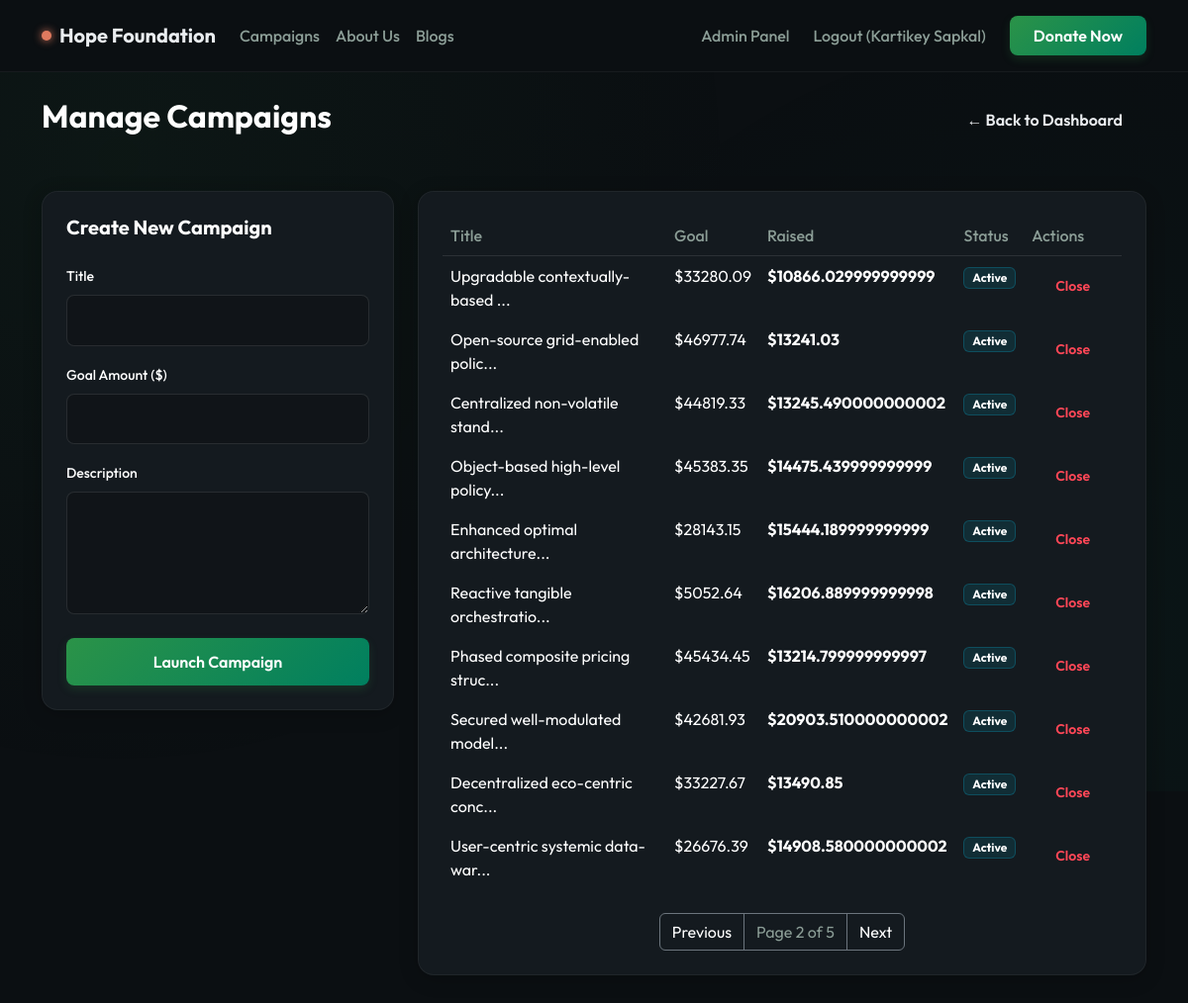
The app's page /admin/campaigns?page=2 (signed in) with its own data.
### models.py (models this page shows, shortened)
class Campaign(db.Model):
    id = db.Column(db.Integer, primary_key=True)
    title = db.Column(db.String(150), nullable=False)
    category = db.Column(db.String(50), default='General')
    image_url = db.Column(db.String(255), default='https://via.placeholder.com/600x400?text=Campaign')
    description = db.Column(db.Text, nullable=False)
    goal_amount = db.Column(db.Float, nullable=False)
    raised_amount = db.Column(db.Float, default=0.0)
    is_active = db.Column(db.Boolean, default=True)
    created_at = db.Column(db.DateTime, default=datetime.utcnow)

### routes/admin.py (the view, shortened to what this page needs)
    @app.route('/admin/campaigns', methods=['GET', 'POST'])
    @admin_required
    def admin_campaigns():
        page = request.args.get('page', 1, type=int)
        campaigns = Campaign.query.order_by(Campaign.created_at.desc()).paginate(page=page, per_page=10)
        return render_template('admin_campaigns.html', campaigns=campaigns.items, pagination=campaigns)

### utils.py (called while the page is built)
def admin_required(f):
    @wraps(f)
    def decorated_function(*args, **kwargs):
        if 'user_id' not in session or not session.get('is_admin'):
            flash('Administrator access required.', 'danger')
            return redirect(url_for('index'))
        return f(*args, **kwargs)
    return decorated_function

### templates/admin_campaigns.html
{% extends "base.html" %}
{% block content %}
<div class="d-flex justify-content-between align-items-center mb-5 mt-4">
    <h2 class="fw-bold text-white">Manage Campaigns</h2>
    <a href="{{ url_for('admin_dashboard') }}" class="btn btn-outline-glossy border-0">&larr; Back to Dashboard</a>
</div>
<div class="row g-4">
    <div class="col-lg-4">
        <div class="glossy-card p-4">
            <h5 class="fw-bold text-white mb-4">Create New Campaign</h5>
            <form method="POST">
                <div class="mb-3">
                    <label class="form-label text-white small fw-medium">Title</label>
                    <input type="text" name="title" class="form-control form-control-glossy" required>
                </div>
                <div class="mb-3">
                    <label class="form-label text-white small fw-medium">Goal Amount ($)</label>
                    <input type="number" name="goal_amount" class="form-control form-control-glossy" required>
                </div>
                <div class="mb-4">
                    <label class="form-label text-white small fw-medium">Description</label>
                    <textarea name="description" class="form-control form-control-glossy" rows="4" required></textarea>
                </div>
                <button type="submit" class="btn btn-primary-glossy w-100">Launch Campaign</button>
            </form>
        </div>
    </div>
    <div class="col-lg-8">
        <div class="glossy-card p-4">
            <div class="table-responsive">
                <table class="table table-dark table-borderless table-hover mb-0">
                    <thead style="border-bottom: 1px solid rgba(255,255,255,0.1);">
                        <tr>
                            <th class="text-muted fw-medium">Title</th>
                            <th class="text-muted fw-medium">Goal</th>
                            <th class="text-muted fw-medium">Raised</th>
                            <th class="text-muted fw-medium">Status</th>
                            <th class="text-muted fw-medium">Actions</th>
                        </tr>
                    </thead>
                    <tbody>
                        {% for c in campaigns %}
                        <tr>
                            <td>{{ c.title[:30] }}...</td>
                            <td>${{ c.goal_amount }}</td>
                            <td class="fw-bold" style="color: var(--accent-blue);">${{ c.raised_amount }}</td>
                            <td>
                                {% if c.is_active %}
                                    <span class="badge" style="background: rgba(0, 209, 255, 0.1); color: var(--accent-blue); border: 1px solid rgba(0, 209, 255, 0.2);">Active</span>
                                {% else %}
                                    <span class="badge" style="background: rgba(255, 255, 255, 0.1); color: #fff; border: 1px solid rgba(255, 255, 255, 0.2);">Closed</span>
                                {% endif %}
                            </td>
                            <td>
                                {% if c.is_active %}
                                    <a href="{{ url_for('close_campaign', id=c.id) }}" class="btn btn-sm btn-outline-glossy border-0" style="color: #ff4757;">Close</a>
                                {% endif %}
                            </td>
                        </tr>
                        {% endfor %}
                    </tbody>
                </table>
            </div>
            {% if pagination.pages > 1 %}
            <nav class="mt-4">
                <ul class="pagination justify-content-center mb-0">
                    {% if pagination.has_prev %}
                        <li class="page-item"><a class="page-link bg-transparent text-white border-secondary" href="{{ url_for(request.endpoint, page=pagination.prev_num) }}">Previous</a></li>
                    {% endif %}
                    <li class="page-item disabled"><span class="page-link bg-transparent text-muted border-secondary">Page {{ pagination.page }} of {{ pagination.pages }}</span></li>
                    {% if pagination.has_next %}
                        <li class="page-item"><a class="page-link bg-transparent text-white border-secondary" href="{{ url_for(request.endpoint, page=pagination.next_num) }}">Next</a></li>
                    {% endif %}
                </ul>
            </nav>
            {% endif %}
        </div>
    </div>
</div>
{% endblock %}

### static/style.css (style rules this page uses)
:root { --bg-main: #0B0F12; --bg-card: #141A1F; --accent-green: #2B9348; --accent-green-hover: #007F5F; --accent-orange: #E07A5F; --text-main: #E9ECEF; --text-muted: #8B9D96; }
body { background-color: var(--bg-main); color: var(--text-main); font-family: 'Outfit', sans-serif; position: relative; overflow-x: hidden; animation: pageLoad 0.4s ease-out forwards; min-height: 100vh; }
body::before { content: ''; position: fixed; top: 0; left: 0; width: 100vw; height: 100vh; background: radial-gradient(circle at 10% 20%, rgba(43, 147, 72, 0.06), transparent 50%), radial-gradient(circle at 90% 80%, rgba(0, 127, 95, 0.06), transparent 50%); z-index: -1; pointer-events: none; }
.glossy-card { background: var(--bg-card); border: 1px solid rgba(255, 255, 255, 0.05); border-radius: 16px; box-shadow: 0 4px 20px rgba(0, 0, 0, 0.2); transition: transform 0.3s ease, box-shadow 0.3s ease, border-color 0.3s ease; position: relative; overflow: hidden; }
.glossy-card::before { content: ''; position: absolute; top: 0; left: -100%; width: 50%; height: 100%; background: linear-gradient(to right, rgba(255,255,255,0) 0%, rgba(255,255,255,0.05) 50%, rgba(255,255,255,0) 100%); transform: skewX(-20deg); transition: left 0.7s ease; z-index: 1; pointer-events: none; }
.btn-primary-glossy { background: linear-gradient(135deg, var(--accent-green), var(--accent-green-hover)); color: #fff; border: none; border-radius: 8px; font-weight: 600; padding: 0.75rem 1.5rem; transition: all 0.3s ease; box-shadow: 0 4px 10px rgba(43, 147, 72, 0.2); }
.btn-outline-glossy { background: transparent; border: 2px solid var(--text-muted); color: var(--text-main); border-radius: 8px; padding: 0.75rem 1.5rem; font-weight: 600; transition: all 0.3s ease; }
.text-muted { color: var(--text-muted) !important; }
.form-control-glossy, .form-select-glossy { background: rgba(0, 0, 0, 0.2) !important; border: 1px solid rgba(255, 255, 255, 0.1) !important; color: #fff !important; border-radius: 8px; padding: 0.8rem 1rem; transition: all 0.3s ease; }
.form-control-glossy::placeholder { color: var(--text-muted) !important; }
.table-dark { --bs-table-bg: transparent; --bs-table-striped-bg: rgba(255,255,255,0.02); --bs-table-hover-bg: rgba(255,255,255,0.03); border-color: rgba(255,255,255,0.05); }

### records on screen
Campaign: title "Upgradable contextually-based", goal_amount "33280.09", raised_amount "10866.029999999999", is_active "Active"
Campaign: title "Open-source grid-enabled polic", goal_amount "46977.74", raised_amount "13241.03", is_active "Active"
Campaign: title "Centralized non-volatile stand", goal_amount "44819.33", raised_amount "13245.490000000002", is_active "Active"
Campaign: title "Object-based high-level policy", goal_amount "45383.35", raised_amount "14475.439999999999", is_active "Active"
Campaign: title "Enhanced optimal architecture", goal_amount "28143.15", raised_amount "15444.189999999999", is_active "Active"
Campaign: title "Reactive tangible orchestratio", goal_amount "5052.64", raised_amount "16206.889999999998", is_active "Active"
Campaign: title "Phased composite pricing struc", goal_amount "45434.45", raised_amount "13214.799999999997", is_active "Active"
Campaign: title "Secured well-modulated model", goal_amount "42681.93", raised_amount "20903.510000000002", is_active "Active"
Campaign: title "Decentralized eco-centric conc", goal_amount "33227.67", raised_amount "13490.85", is_active "Active"
Campaign: title "User-centric systemic data-war", goal_amount "26676.39", raised_amount "14908.580000000002", is_active "Active"

### other values on screen
{{ session.get('username') }} "Kartikey Sapkal"
{{ pagination.page }} "2"
{{ pagination.pages }} "5"
